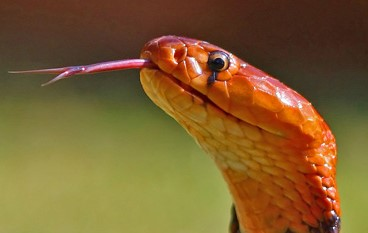
%> input picture snake1.jpg, 368 x 233 px
$ octave lab2.m   (GNU Octave 9; MATLAB toolbox functions it lacks are replaced by stand-ins)
%> lines starting %> are read from the running program, lines starting %| are printed output that depends on the picture; in (x1, y1, x2, y2) boxes, pixels count from 0 and x2, y2 are one past the last pixel; in counts of white or black regions, pixels touching at a corner belong together; the program's own positions count from 1
% this lab is about image conversion using built in functions
%there are 6 img conversion function
                    %ind2gray and gray2ind
                    %rgb2gray and gray2rgb
                    %rgb2ind and ind2rgb

 %converting the extensions of an image file
 %tif format to other formats

%{
m=imread('cameraman.tif');
 imwrite(m,'E:\4th year 1st semester\dgtalimgProcessLab\DgtalimgProcessingByMatlab\Cpngformat.png');
imwrite(m,'Cjpgformat.jpg');
imwrite(m,'Cgifformat.gif');
%}

 %png formats to other formats
%{
n=imread('lion.png');
 imwrite(n,'E:\4th year 1st semester\dgtalimgProcessLab\DgtalimgProcessingByMatlab\Lionpngformat.tif');
imwrite(n,'Lionjpgformat.jpg');
%imwrite(n,'Liongifformat.gif');%not supported for gif only tif2gif
%}

 %conversion of colortype
a=imread('snake1.jpg');
%> a is the input picture: size 233x368x3 uint8; mean R, G, B 126, 94.9, 47
b=rgb2gray(a);
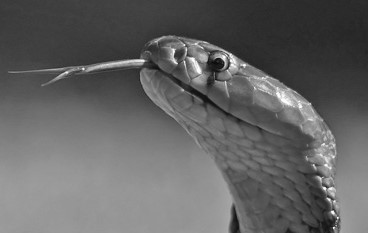
%> b: size 233x368 uint8; min 5, max 255, mean 98.8
[c,cmap]=gray2ind(b);
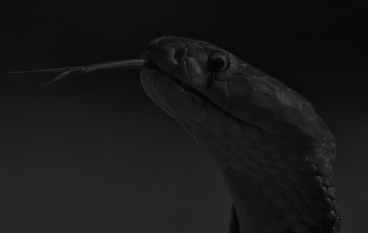
%> c: size 233x368 uint8; min 1, max 63, mean 24.4
%> cmap = 64 rows, first 12: [0 0 0; 0.0159 0.0159 0.0159; 0.0317 0.0317 0.0317; 0.0476 0.0476 0.0476; 0.0635 0.0635 0.0635; 0.0794 0.0794 0.0794; 0.0952 0.0952 0.0952; 0.111 0.111 0.111; 0.127 0.127 0.127; 0.143 0.143 0.143; 0.159 0.159 0.159; 0.175 0.175 0.175]
d=im2bw(b);  %this functions converts image to binary image
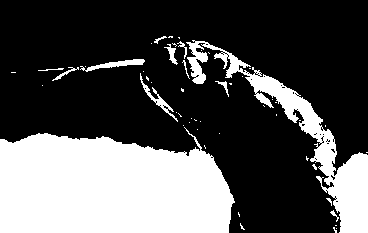
%> d: size 233x368 logical; 32% white; 53 white regions (41 under 20 px), largest, box (x1, y1, x2, y2) and area: (0, 127, 235, 233) 20352, (186, 40, 368, 233) 5932, (80, 59, 145, 72) 297

subplot(3,3,1); imshow(a); title('jpg image');
subplot(3,3,2); imshow(b); title('gray image');
subplot(3,3,3); imshow(c,cmap); title('indexed image');
subplot(3,3,4); imshow(d); title('binary image');

% [7 lines of commented-out code are left out]
